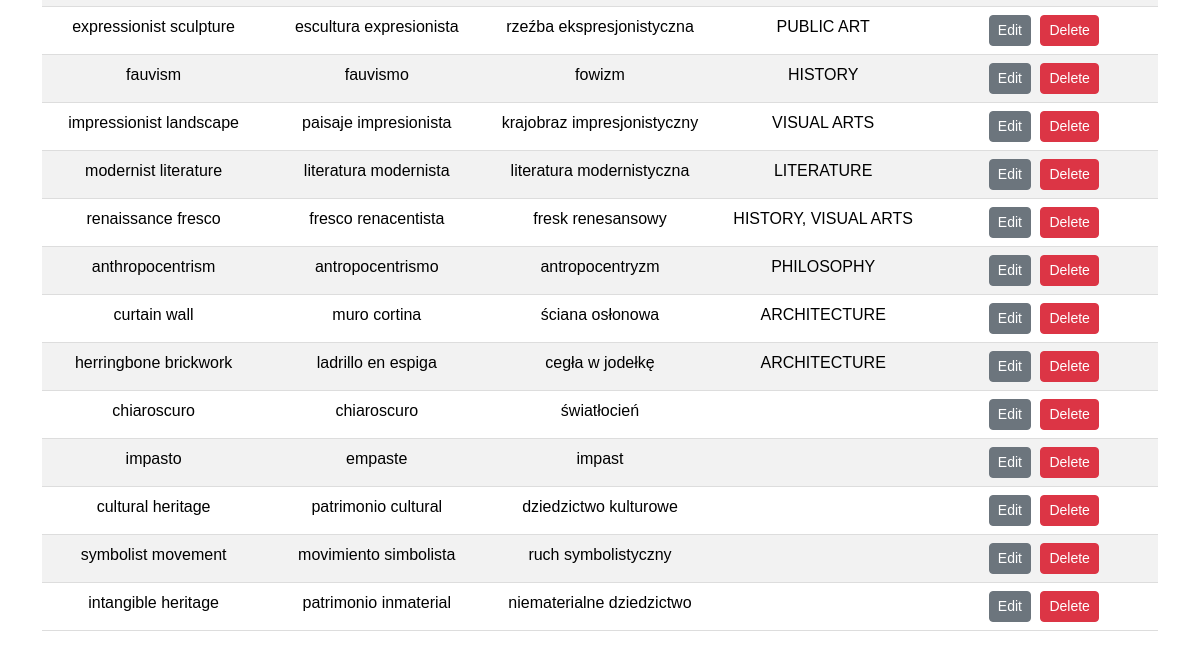
/glossary?table=art (lower part), run on an earlier commit of the app's database.
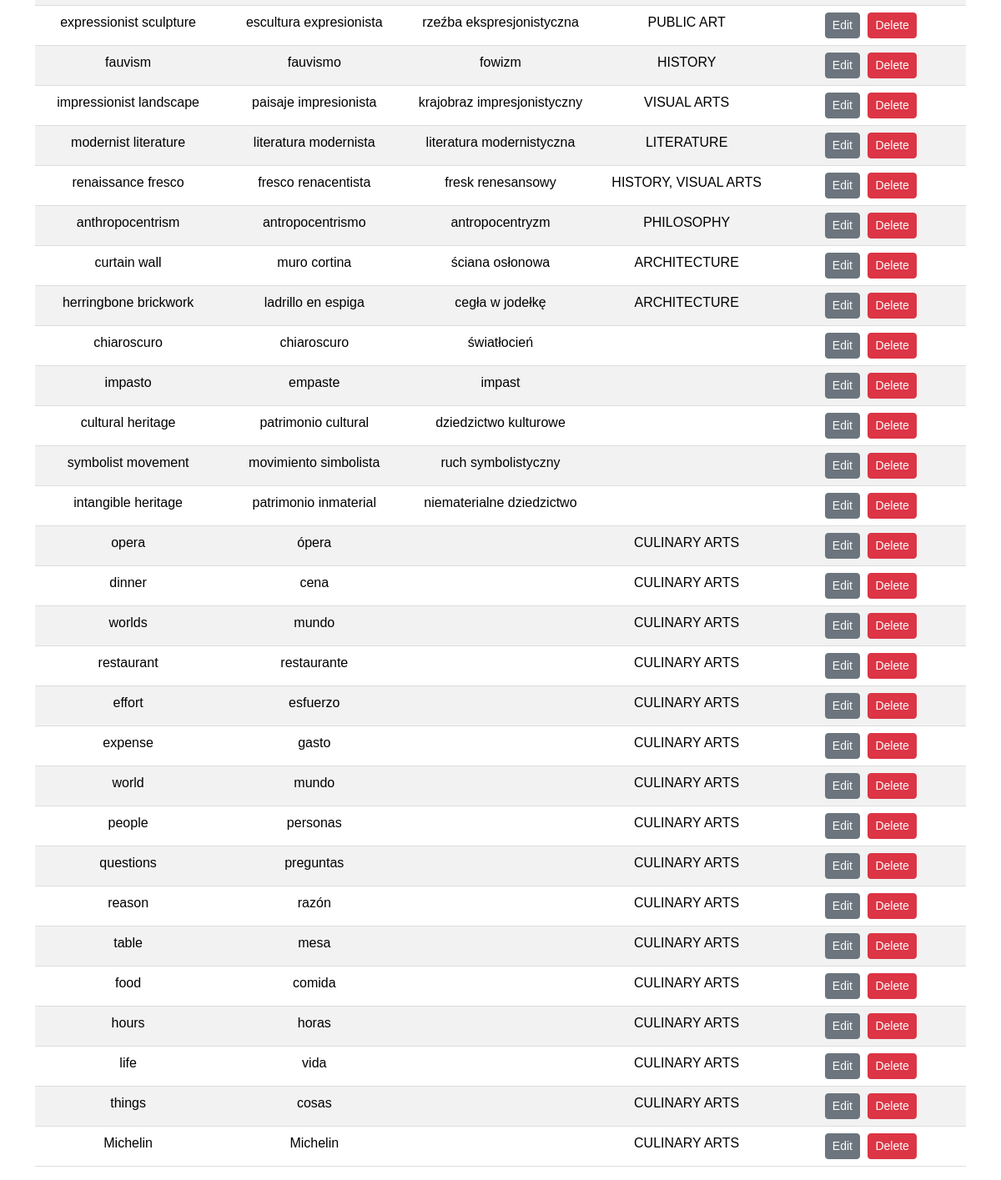
And on a later commit of the database.
### tables this page shows
CREATE TABLE "art" (
	"english"	TEXT,
	"spanish"	TEXT,
	"polish"	TEXT,
	"categories"	TEXT,
	PRIMARY KEY("english")
);

### app.py (the view)
@app.route('/glossary')
def glossary():
    table_name = request.args.get('table', 'medicine')
    records = db.session.execute(text(f'SELECT * FROM {table_name}')).fetchall()
    return render_template('glossary.html', records=records, table=table_name)

### templates/glossary.html (shortened to what this page needs)
<!DOCTYPE html>
<html lang="en">
<head>
    <link rel="stylesheet" href="https://cdn.jsdelivr.net/npm/bootstrap@5.3.3/dist/css/bootstrap.min.css">
    <link rel="stylesheet" href="https://cdnjs.cloudflare.com/ajax/libs/font-awesome/6.0.0-beta3/css/all.min.css">
    <link rel="stylesheet" href="../static/glossary/glossary.css">
</head>
<body>
    <div class="container">
        <table class="table table-striped text-center">
            <tbody id="glossaryTableBody">
                {% for record in records %}
                <tr>
                    <td>{{ record.english }}</td>
                    <td>{{ record.spanish }}</td>
                    <td>{{ record.polish }}</td>
                    <td>{{ record.categories }}</td>
                    <td>
                        <button class="btn btn-secondary btn-sm edit-btn" data-english="{{ record.english }}">Edit</button>
                        <button class="btn btn-danger btn-sm delete-btn" data-english="{{ record.english }}">Delete</button>
                    </td>
                </tr>
                {% endfor %}
            </tbody>
        </table>
    </div>
</body>
</html>

### static/glossary/glossary.css (style rules this page uses)
body { font-family: Arial, sans-serif; }
table { width: 100%; margin: 20px auto; border-collapse: collapse; }
th, td { padding: 12px; text-align: center; border-bottom: 1px solid #ddd; }
.btn { margin-right: 5px; }

What changed in the data, as far as the page shows it:
added art: english "opera", spanish "ópera", categories "CULINARY ARTS"
added art: english "dinner", spanish "cena", categories "CULINARY ARTS"
added art: english "worlds", spanish "mundo", categories "CULINARY ARTS"
added art: english "restaurant", spanish "restaurante", categories "CULINARY ARTS"
added art: english "effort", spanish "esfuerzo", categories "CULINARY ARTS"
added art: english "expense", spanish "gasto", categories "CULINARY ARTS"
added art: english "world", spanish "mundo", categories "CULINARY ARTS"
added art: english "people", spanish "personas", categories "CULINARY ARTS"
added art: english "questions", spanish "preguntas", categories "CULINARY ARTS"
added art: english "reason", spanish "razón", categories "CULINARY ARTS"
added art: english "table", spanish "mesa", categories "CULINARY ARTS"
added art: english "food", spanish "comida", categories "CULINARY ARTS"
added art: english "hours", spanish "horas", categories "CULINARY ARTS"
added art: english "life", spanish "vida", categories "CULINARY ARTS"
added art: english "things", spanish "cosas", categories "CULINARY ARTS"
added art: english "Michelin", spanish "Michelin", categories "CULINARY ARTS"
